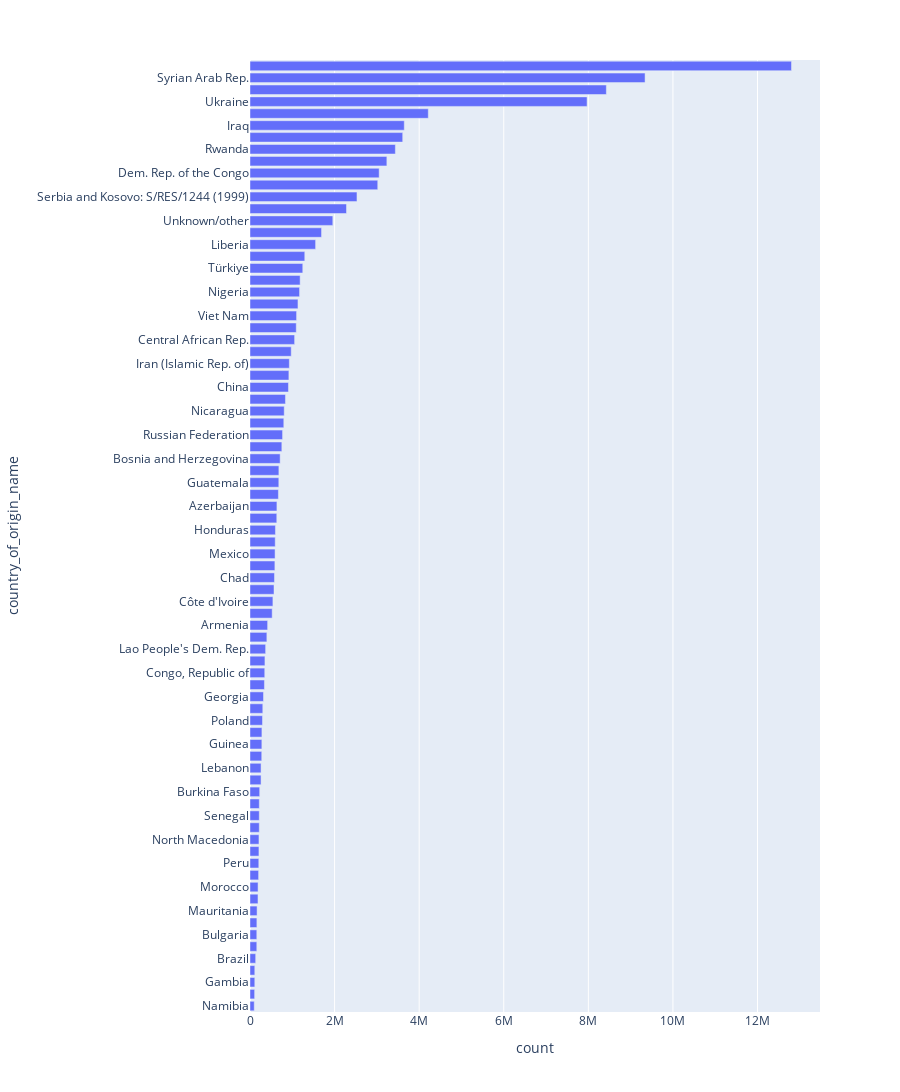

The notebook cell saved with this chart:
### Markdown cell above
# Countries origin of the most asylum seekers <a class="anchor" id="country_of_origin">

### Code cell
as_by_country = asylum.groupby('country_of_origin_name').agg({'count' : 'sum'})
as_by_country = as_by_country.sort_values('count', ascending=True).reset_index()
as_by_country = as_by_country[as_by_country['count'] > 100000]
fig = px.bar(as_by_country, y='country_of_origin_name', x='count', orientation='h')
# TODO: Log scale
fig.update_layout(height=2000)
fig.show()

### Figure 1 — Plotly figure (JSON) as saved in the notebook; plotly's stock layout.template omitted (floating-point values rounded to 4 significant figures)
{"data": [{"hovertemplate": "count=%{x}<br>country_of_origin_name=%{y}<extra></extra>", "legendgroup": "", "marker": {"color": "#636efa", "pattern": {"shape": ""}}, "name": "", "orientation": "h", "showlegend": false, "textposition": "auto", "type": "bar", "x": [100310, 109437, 113257, 113285, 134364, 160597, 160806, 162575, 167083, 188720, 190496, 203489, 208132, 211373, 212140, 219067, 219247, 220016, 228994, 261181, 261280, 277558, 280303, 281724, 295252, 302514, 318958, 341539, 348723, 353188, 369631, 398771, 416816, 524403, 541782, 568245, 578584, 588403, 592788, 596418, 601700, 633218, 636476, 671618, 681440, 683051, 712817, 752803, 770047, 799061, 808972, 838461, 909343, 919431, 930040, 974918, 1054950, 1093489, 1101312, 1134266, 1171794, 1185558, 1247584, 1295216, 1550982, 1691467, 1958166, 2281514, 2529388, 3020328, 3053773, 3235706, 3436812, 3610229, 3647679, 4215250, 7969546, 8425204, 9340729, 12802836], "xaxis": "x", "y": ["Namibia", "Tunisia", "Gambia", "Indonesia", "Brazil", "Ecuador", "Bulgaria", "State of Palestine", "Mauritania", "Stateless", "Morocco", "Egypt", "Peru", "Yemen", "North Macedonia", "Libya", "Senegal", "Croatia", "Burkina Faso", "Ghana", "Lebanon", "Algeria", "Guinea", "Timor-Leste", "Poland", "Togo", "Georgia", "Cameroon", "Congo, Republic of", "Cambodia", "Lao People's Dem. Rep.", "Albania", "Armenia", "Bangladesh", "Côte d'Ivoire", "Romania", "Chad", "Cuba", "Mexico", "Sri Lanka", "Honduras", "Mali", "Azerbaijan", "Uganda", "Guatemala", "India", "Bosnia and Herzegovina", "Haiti", "Russian Federation", "Sierra Leone", "Nicaragua", "El Salvador", "China", "Zimbabwe", "Iran (Islamic Rep. of)", "Colombia", "Central African Rep.", "Mozambique", "Viet Nam", "Angola", "Nigeria", "Pakistan", "Türkiye", "Eritrea", "Liberia", "Burundi", "Unknown/other", "Myanmar", "Serbia and Kosovo: S/RES/1244 (1999)", "Somalia", "Dem. Rep. of the Congo", "South Sudan", "Rwanda", "Sudan", "Iraq", "Ethiopia", "Ukraine", "Venezuela (Bolivarian Republic of)", "Syrian Arab Rep.", "Afghanistan"], "yaxis": "y"}], "layout": {"barmode": "relative", "height": 2000, "legend": {"tracegroupgap": 0}, "margin": {"t": 60}, "xaxis": {"anchor": "y", "domain": [0, 1], "title": {"text": "count"}}, "yaxis": {"anchor": "x", "domain": [0, 1], "title": {"text": "country_of_origin_name"}}}}
